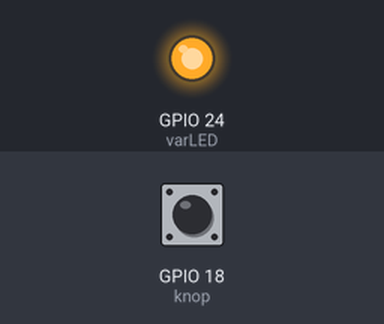
The program below on a simulated Raspberry Pi (BCM pin numbers). Parts: output pins drawn as LEDs (lit = HIGH). Dashed ring = blinking. The inputs (shaded band) are chosen by the test bench; at power-on: GPIO 18 (knop) LOW. What the program prints to the terminal is not drawn.

Above: at 1.2 s.
1.3 s: GPIO 18 (knop) pulled HIGH for 3.2 s
At 2.8 s:
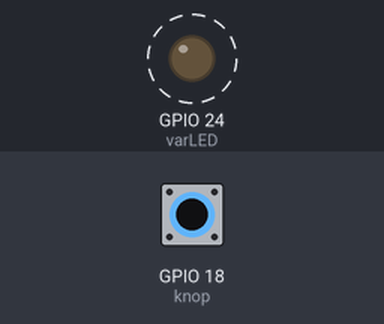
6.8 s: GPIO 18 (knop) pulled HIGH for 0.15 s
At 8.2 s:
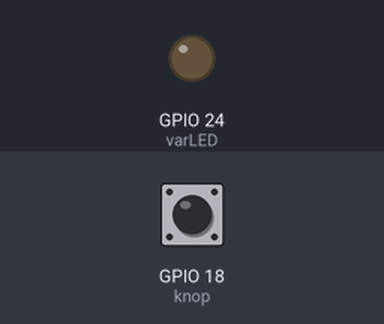
9.3 s: GPIO 18 (knop) pulled HIGH for 1 s
At 11.3 s:
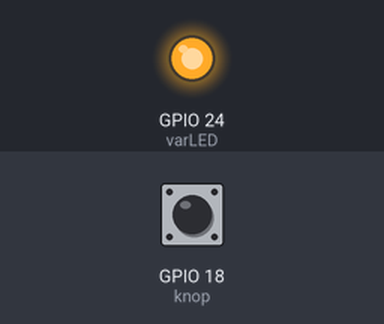
Timing chart, 0 to 12.8 s (numbered marks = the images above; inputs shaded):
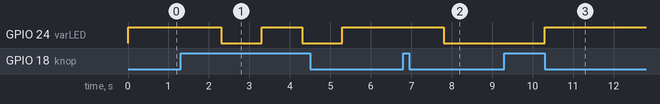

The program:

LED-aan-uit_drukknop.py
```python
from gpiozero import LED, Button
from time import sleep

knop = Button(18, pull_up = 0)
varLED = LED(24)
teller = 0

while True:
    if knop.is_pressed:
        teller += 1
        sleep(1)
    if teller%2 == 0:
       varLED.on()
       print(teller)
    else :
        varLED.off()
```

Measured:
- after the input at 1.3 s, GPIO 24 (varLED): alternates HIGH for 1.0 s and LOW for 1.0 s, starting after 1.0 s
- after the input at 6.8 s, GPIO 24 (varLED): HIGH → LOW after 1.0 s
- after the input at 9.3 s, GPIO 24 (varLED): LOW → HIGH after 1.0 s
